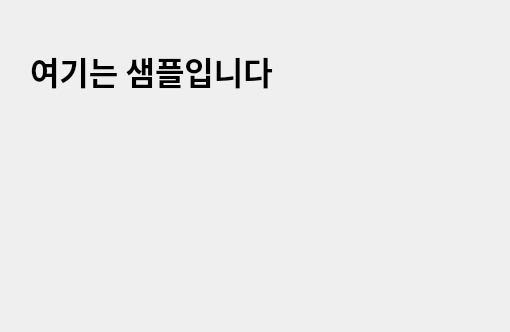
<?xml version="1.0" encoding="UTF-8"?>
<ui version="4.0">
 <class>Dialog</class>
 <widget class="QDialog" name="Dialog">
  <property name="geometry">
   <rect>
    <x>0</x>
    <y>0</y>
    <width>510</width>
    <height>332</height>
   </rect>
  </property>
  <property name="windowTitle">
   <string>Dialog</string>
  </property>
  <widget class="QLabel" name="label">
   <property name="geometry">
    <rect>
     <x>30</x>
     <y>20</y>
     <width>371</width>
     <height>101</height>
    </rect>
   </property>
   <property name="font">
    <font>
     <family>맑은 고딕</family>
     <pointsize>24</pointsize>
     <weight>75</weight>
     <bold>true</bold>
    </font>
   </property>
   <property name="text">
    <string>여기는 샘플입니다</string>
   </property>
  </widget>
 </widget>
 <resources/>
 <connections/>
</ui>
